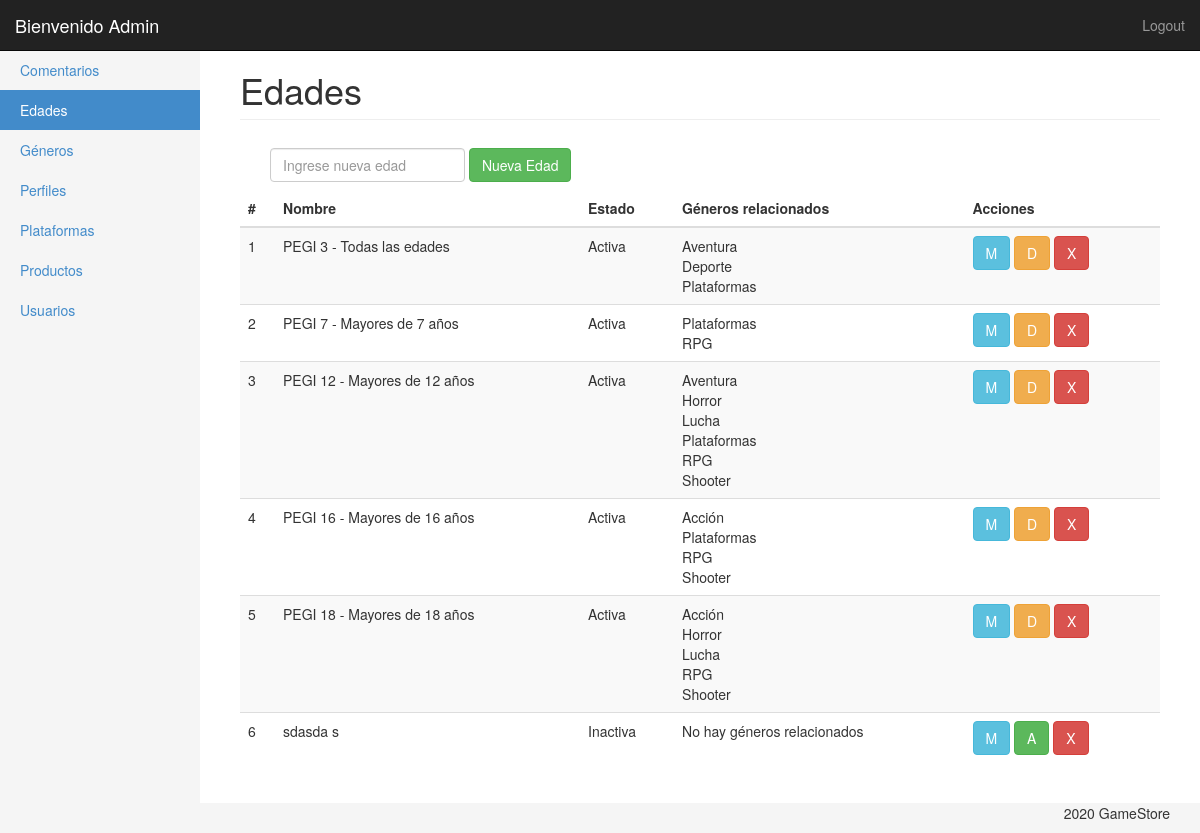
Before: /ProduccionWeb_TP1/panel/edades.php (signed in) with the older database file.
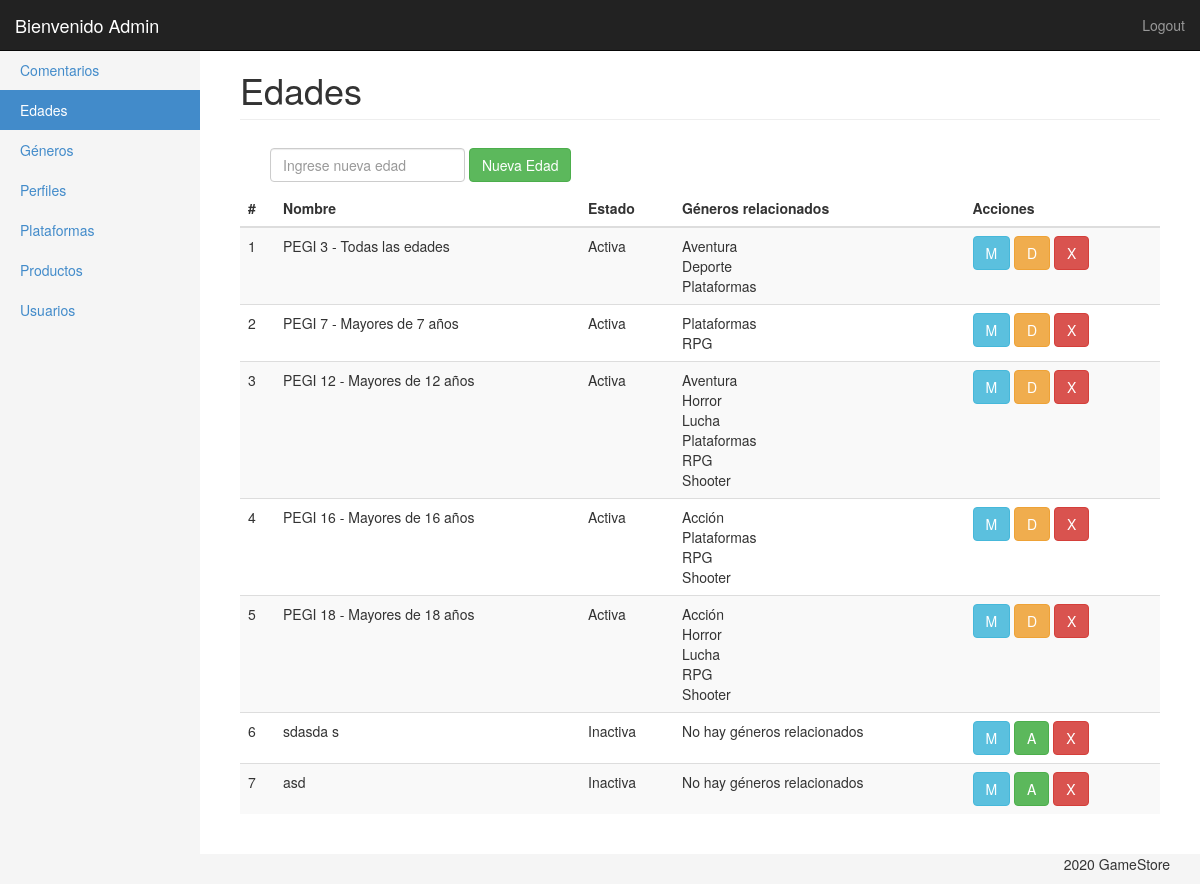
After: the same page with the newer database file.
### tables this page shows
CREATE TABLE `edades` (
  `id` int(11) NOT NULL,
  `nombre` varchar(50) NOT NULL,
  `estado` tinyint(1) NOT NULL DEFAULT 1,
  `enabled` tinyint(1) NOT NULL DEFAULT 1
);

CREATE TABLE `generos` (
  `id` int(11) NOT NULL,
  `nombre` varchar(50) NOT NULL,
  `estado` tinyint(1) NOT NULL DEFAULT 1,
  `enabled` tinyint(1) NOT NULL DEFAULT 1
);

### ProduccionWeb_TP1/panel/clases/edad.php (called while the page is built, shortened)
<?php
Class Edad{
	private $con;
	public function __construct($con){
		$this->con = $con;
	}
	public function getList(){
		$query = "SELECT *
					FROM edades
					WHERE enabled = '1' ";
        return $this->con->query($query);
	}
	public function getCategoria($id){
		$query = "	SELECT generos.nombre
					FROM generos INNER JOIN genero_edades
					ON generos.id = genero_edades.idgen
					INNER JOIN edades
					ON edades.id = genero_edades.idedad
					WHERE edades.id=".$id." AND generos.enabled = 1 AND generos.estado = 1 ";
		return $this->con->query($query);
	}
}

### ProduccionWeb_TP1/panel/edades.php (the view, shortened to what this page needs)
<?php
require('inc/header.php');
?>
<div class="container-fluid">
	<?php $edadMenu = 'Edades';
	$edad = new Edad($con);
	include('inc/side_bar.php');
	?>
	<div class="col-sm-9 col-md-10 main">
		<h1 class="page-header">
			<?php echo $edadMenu ?>
		</h1>
		<div class="container-fluid">
			<form action="edades.php" method="post" class="navbar-form navbar-left">
				<input type="text" class="form-control" id="nombre" name="nombre" placeholder="Ingrese nueva edad">
				<button type="submit" class="btn btn-success" name="alta_edades" title="Agregar">Nueva Edad</button></a>
			</form>
		</div>
		<div class="table-responsive">
			<table class="table table-striped">
				<thead>
					<tr>
						<th>#</th>
						<th>Nombre</th>
						<th>Estado</th>
						<th>Géneros relacionados</th>
						<th>Acciones</th>
					</tr>
				</thead>
				<tbody>
					<?php
					foreach ($edad->getList() as $edades) { ?>
						<tr>
						<td><?php echo $edades['id'];?></td>
						<td><?php echo $edades['nombre'];?></td>
						<td><?php if($edades['estado'] == 1){
							echo 'Activa';
						} else {
							echo 'Inactiva';
						} 	?></td>
						<td> <?php
						$haycat = false;
						foreach ($edad->getCategoria($edades['id']) as $cate) {
									$haycat = true;
									echo $cate['nombre'];
									?> <br> <?php
								}
								if(!$haycat){
									echo "No hay géneros relacionados";
								} ?></td>
						<td>
						<a href="edades_ae.php?edit=<?php echo $edades['id']?>"><button type="button" class="btn btn-info" title="Modificar nombre">M</button></a>
							<?php if($edades['estado'] == 0){ ?>
								<a href="edades.php?modif=<?php echo $edades['estado'] ?>&id=<?php echo $edades['id']?>"><button type="button" class="btn btn-success" title="Activar">A</button></a>
							<?php } else { ?>
								<a href="edades.php?modif=<?php echo $edades['estado'] ?>&id=<?php echo $edades['id']?>"><button type="button" class="btn btn-warning" title="Desactivar">D</button></a>
							<?php }
							?><a href="edades.php?del=<?php echo $edades['id'] ?>"><button type="button" class="btn btn-danger" title="Borrar">X</button></a>
						</td>
						</tr>
					<?php } ?>
				</tbody>
			</table>
		</div>
	</div>
</div>
<?php include('inc/footer.php'); ?>

### ProduccionWeb_TP1/panel/inc/header.php (shortened to what this page needs)
<!DOCTYPE html>
<?php session_start();
include('clases/usuarios.php');
include('clases/edad.php');
?>
<html lang="es">
<head>
  <link href="css/bootstrap.min.css" rel="stylesheet">
  <link href="css/styles.css" rel="stylesheet">
</head>
<body>
  <nav class="navbar navbar-inverse navbar-fixed-top" role="navigation">
    <div class="container-fluid">
      <div class="navbar-header">
        <a class="navbar-brand" href="index.php">Bienvenido <?php echo $_SESSION['usuario']['nombre']  ?></a>
      </div>
      <div class="navbar-collapse collapse">
        <ul class="nav navbar-nav navbar-right">
          <li><a href="?logout">Logout</a></li>
        </ul>
      </div>
    </div>
  </nav>

### ProduccionWeb_TP1/panel/inc/side_bar.php
<div class="row row-offcanvas row-offcanvas-left">
	<div class="col-sm-3 col-md-2 sidebar-offcanvas" id="sidebar" role="navigation">
		<ul class="nav nav-sidebar">
		<?php if (in_array('user', $_SESSION['usuario']['permisos']['seccion'])) { ?>
			<li class="<?php echo isset($comentarioMenu) ? 'active' : '' ?>"><a href="comentarios.php?estado=0">Comentarios</a></li>
			<li class="<?php echo isset($edadMenu) ? 'active' : '' ?>"><a href="edades.php">Edades</a></li>
			<li class="<?php echo isset($generoMenu) ? 'active' : '' ?>"><a href="generos.php">Géneros</a></li>
			<li class="<?php echo isset($perfilMenu) ? 'active' : '' ?>"><a href="perfiles.php">Perfiles</a></li>
			<li class="<?php echo isset($plataformaMenu) ? 'active' : '' ?>"><a href="plataformas.php">Plataformas</a></li>
			<li class="<?php echo isset($productoMenu) ? 'active' : '' ?>"><a href="productos.php">Productos</a></li>
			<li class="<?php echo isset($userMenu) ? 'active' : '' ?>"><a href="usuarios.php">Usuarios</a></li>
			<?php } ?>
		</ul>
	</div>

### ProduccionWeb_TP1/panel/inc/footer.php (shortened to what this page needs)
<footer>
	<p class="pull-right">2020 GameStore</p>
</footer>
	</body>
</html>

### ProduccionWeb_TP1/panel/css/styles.css (style rules this page uses)
body { padding-top: 50px; background-color: #f5f5f5; }
footer { padding-left: 15px; padding-right: 15px; background-color: #fff; }
.nav-sidebar { background-color: #f5f5f5; margin-right: -15px; margin-bottom: 20px; margin-left: -15px; }
.nav-sidebar > li > a { padding-right: 20px; padding-left: 20px; }
.nav-sidebar > .active > a { color: #fff; background-color: #428bca; }
.main { padding: 20px; background-color: #fff; }
@media (min-width: 768px) { .main { padding-right: 40px; padding-left: 40px; } }
.main .page-header { margin-top: 0; }

Changed rows visible on the page:
added edades: id "7", nombre "asd", estado "Inactiva", shows "No hay géneros relacionados"
